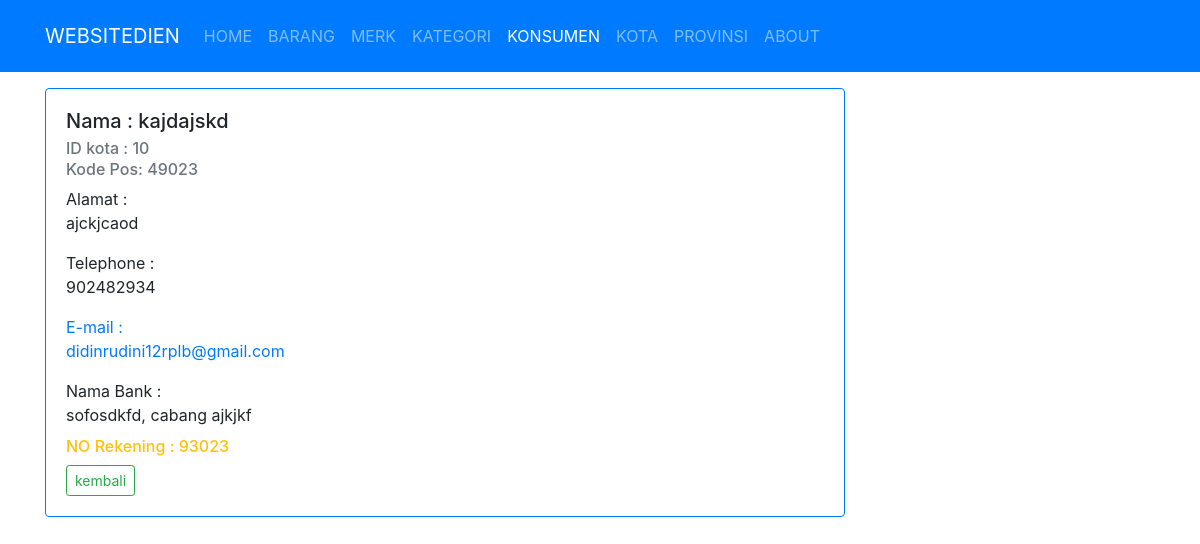
Page /public/konsumen/detail/idaijds on the committed database.
### tables this page shows
CREATE TABLE `konsumen` (
  `id_konsumen` varchar(13) NOT NULL,
  `id_kota` int(11) NOT NULL,
  `nama` varchar(50) NOT NULL,
  `alamat` text NOT NULL,
  `kode_pos` varchar(5) NOT NULL,
  `phone` varchar(20) NOT NULL,
  `email` text NOT NULL,
  `nama_bank` varchar(40) NOT NULL,
  `cabang` varchar(40) NOT NULL,
  `atas_nama` varchar(50) NOT NULL,
  `rek` varchar(20) NOT NULL
);

### app/core/Controller.php (called while the page is built, shortened)
<?php
class Controller
{
    public function view($view, $data = [])
    {
        require_once '../app/views/' . $view . '.php';
    }
    public function model($model)
    {
        return new $model;
    }
}

### app/controllers/Konsumen.php (called while the page is built, shortened)
<?php
class Konsumen extends Controller
{
    public function detail($id)
    {
        $data['judul'] = 'Detail Konsumen';
        $data['konsumen'] = $this->model('Konsumen_model')->getKonsumenById($id);
        $this->view('konsumen/detail', $data);
    }
}

### app/core/App.php (called while the page is built, shortened)
<?php
class App
{
    protected $method = 'index';
    protected $params = [];
    public function __construct()
    {
        $url = $this->parseURL();
        if (file_exists('../app/controllers/' . $url[0] . '.php')) {
            unset($url[0]);
        }
        $this->controller = new $this->controller;
        if (isset($url[1])) {
            if (method_exists($this->controller, $url[1])) {
                $this->method = $url[1];
                unset($url[1]);
            }
        }
        if (!empty($url)) {
            $this->params = array_values($url);
        }
        call_user_func_array([$this->controller, $this->method], $this->params);
    }
    public function parseURL()
    {
        if (isset($_GET['url'])) {
            $url = rtrim($_GET['url'], '/');
            $url = filter_var($url, FILTER_SANITIZE_URL);
            $url = explode('/', $url);
            return $url;
        }
    }
}

### public/index.php (called while the page is built, shortened)
<?php
$app = new App;

### app/core/Database.php (called while the page is built, shortened)
<?php
class Database
{
    private $host = DB_HOST;
    private $user = DB_USER;
    private $pass = DB_PASS;
    private $db_name = DB_NAME;
    private $dbh;
    private $stmt;
    public function __construct()
    {
        $dsn = 'mysql:host=' . $this->host . ';dbname=' . $this->db_name;
        $option = [
            PDO::ATTR_PERSISTENT => true,
            PDO::ATTR_ERRMODE => PDO::ERRMODE_EXCEPTION
        ];
        try {
            $this->dbh = new PDO($dsn, $this->user, $this->pass, $option);
        } catch (PDOException $err) {
            die($err->getMessage());
        }
    }
    public function query($query)
    {
        $this->stmt = $this->dbh->prepare($query);
    }
    public function bind($param, $value, $type = null)
    {
        if (is_null($type)) {
            switch (true) {
                default:
                    $type = PDO::PARAM_STR;
            }
        }
        $this->stmt->bindValue($param, $value, $type);
    }
    public function execute()
    {
        $this->stmt->execute();
    }
    public function single()
    {
        $this->execute();
        return $this->stmt->fetch(PDO::FETCH_ASSOC);
    }
}

### app/models/Konsumen_model.php (called while the page is built, shortened)
<?php
class Konsumen_model
{
    private $table = 'konsumen';
    private $db;
    public function __construct()
    {
        $this->db = new Database;
    }
    public function getKonsumenById($id)
    {
        $this->db->query('SELECT * FROM ' . $this->table . ' WHERE id_konsumen=:id');
        $this->db->bind('id', $id);
        return $this->db->single();
    }
}

### app/views/konsumen/detail.php (the view)
<div class="container mt-3">
    <div class="row">
        <div class="col-lg-12">
            <div class="card border-primary" style="width: 50rem;">
                <div class="card-body">
                    <h5 class="card-title ">Nama : <?= $data['konsumen']['nama']; ?></h5>
                    <h6 class="card-subtitle mb-2 text-muted">ID kota : <?= $data['konsumen']['id_kota']; ?></h6>
                    <h6 class="card-subtitle mb-2 text-muted">Kode Pos: <?= $data['konsumen']['kode_pos']; ?></h6>
                    <p class="card-text">Alamat : <br><?= $data['konsumen']['alamat']; ?></p>
                    <p class="card-text">Telephone : <br><?= $data['konsumen']['phone']; ?></p>
                    <p class="card-text text-primary">E-mail : <br><?= $data['konsumen']['email']; ?></p>
                    <p class="card-text">Nama Bank : <br><?= $data['konsumen']['nama_bank']; ?>, cabang <?= $data['konsumen']['cabang']; ?></p>
                    <h6 class="card-subtitle mb-2 text-bold text-warning">NO Rekening : <?= $data['konsumen']['rek']; ?></h6>
                    <a href="<?= BASEURL; ?>/konsumen " class="btn btn-outline-success btn-sm ">kembali</a>
                </div>
            </div>
        </div>
    </div>
</div>

### public/css/dien.css (style rules this page uses)
th, td, a { text-align: center; }

### rows in the picture
konsumen: nama "kajdajskd", id_kota "10", kode_pos "49023", alamat "ajckjcaod", phone "902482934", email "didinrudini12rplb@gmail.com", nama_bank "sofosdkfd", cabang "ajkjkf", rek "93023"
